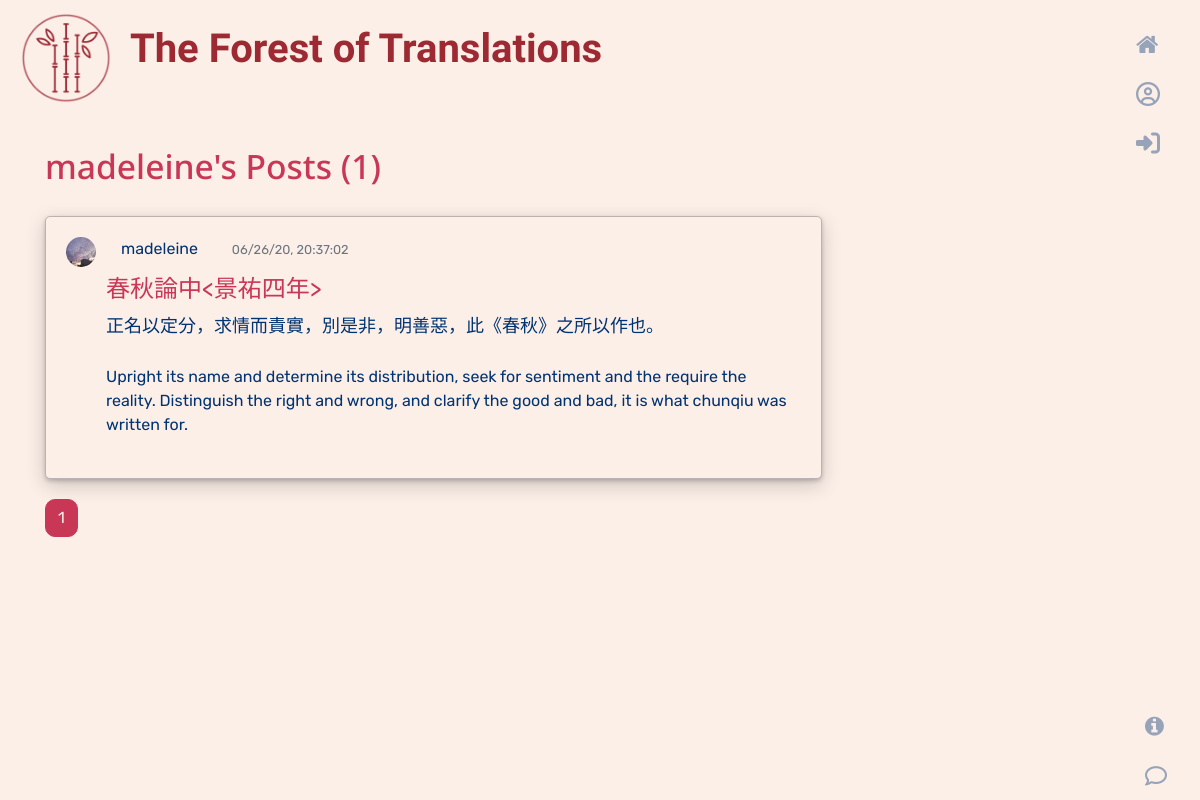
The page /user/madeleine on the database as committed earlier.
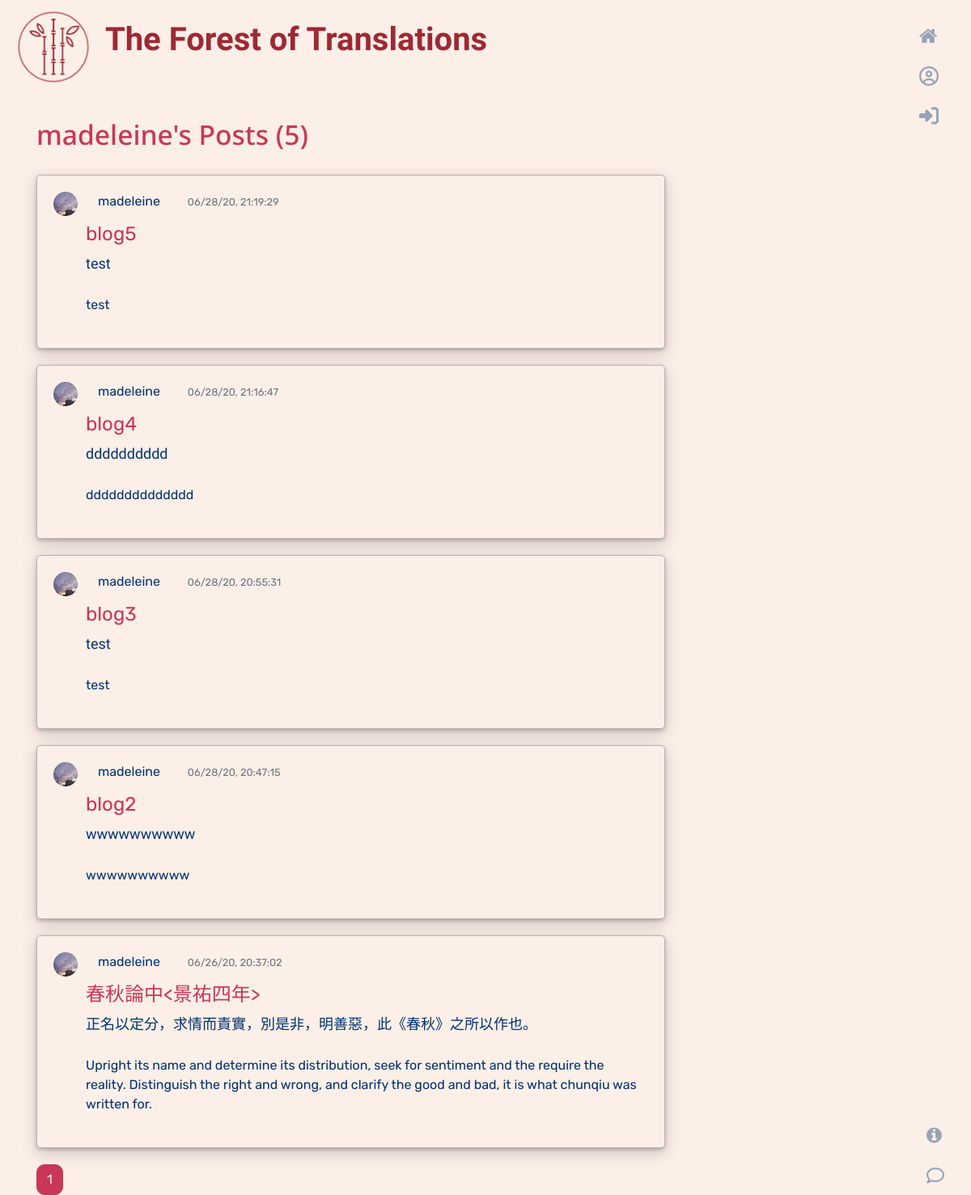
The same page on the database as committed later.
### flaskwebsite/models.py (models this page shows, shortened)
class Post(db.Model):
    id = db.Column(db.Integer, primary_key=True)
    title = db.Column(db.String(100), nullable=False)
    date_posted = db.Column(db.DateTime, nullable=False, default=datetime.utcnow)
    chinese_content = db.Column(db.Text, nullable=False)
    content = db.Column(db.Text, nullable=False)
    user_id = db.Column(db.Integer, db.ForeignKey('user.id'), nullable=False)

class User(db.Model, UserMixin):
    id = db.Column(db.Integer, primary_key=True)
    username = db.Column(db.String(20), unique=True, nullable=False)
    email = db.Column(db.String(120), unique=True, nullable=False)
    image_file = db.Column(db.String(20), nullable=False, default='default.jpg')
    password = db.Column(db.String(60), nullable=False)
    posts = db.relationship('Post', backref='author', lazy=True)

### flaskwebsite/routes.py (the view)
@app.route('/user/<string:username>')
def user_posts(username):
    page = request.args.get('page', 1, type=int)
    user = User.query.filter_by(username=username).first_or_404()
    posts = Post.query.filter_by(author=user)\
        .order_by(Post.date_posted.desc())\
        .paginate(page=page, per_page=5)
    return render_template('user_posts.html', posts=posts, user=user)

### flaskwebsite/templates/user_posts.html
{% extends "layout.html" %}
{% block content %}
    <h3><div class="container post-section">{{ user.username }}'s Posts ({{posts.total}})</div></h3>
    <div class="container">
        {% for post in posts.items %}
            <article class="media form-section">
                <img class="rounded-circle article-img" src="{{url_for('static',
                 filename='profile_pics/' + post.author.image_file)}}">
              <div class="media-body">
                <div class="article-metadata">
                    <a class="article-author" href="#">{{ post.author.username }}</a>
                    <small class="text-muted">{{ post.date_posted.strftime('%x, %X')}}</small>
                </div>
                <a class="article-title" href="{{url_for('post', post_id=post.id)}}">{{ post.title }}</a>
                  <p class="chinese">{{ post.chinese_content }}</p>
                <p class="article-content">{{ post.content }}</p>
              </div>
            </article>
        {% endfor %}
        {% for page_num in posts.iter_pages() %}
            {% if page_num %}
                {% if posts.page == page_num %}
                    <a class="btn btn-section active" href="{{url_for('home', page=page_num)}}">{{ page_num }}</a>
                {% else %}
                    <a class="btn btn-section" href="{{url_for('home', page=page_num)}}">{{ page_num }}</a>
                {% endif %}
            {% else %}
            ...
            {% endif %}
        {% endfor %}
    </div>
{% endblock %}

Rows that differ between the two databases and show on the page:
added Post: image_file (placeholder picture), author.username "madeleine", date_posted "06/28/20, 21:19:29", title "blog5", chinese_content "test", content "test"
added Post: image_file (placeholder picture), author.username "madeleine", date_posted "06/28/20, 21:16:47", title "blog4", chinese_content "dddddddddd", content "dddddddddddddd"
added Post: image_file (placeholder picture), author.username "madeleine", date_posted "06/28/20, 20:55:31", title "blog3", chinese_content "test", content "test"
added Post: image_file (placeholder picture), author.username "madeleine", date_posted "06/28/20, 20:47:15", title "blog2", chinese_content "wwwwwwwwww", content "wwwwwwwwww"
Other text that changed with them:
{{ posts.total }}: "1" → "5"
